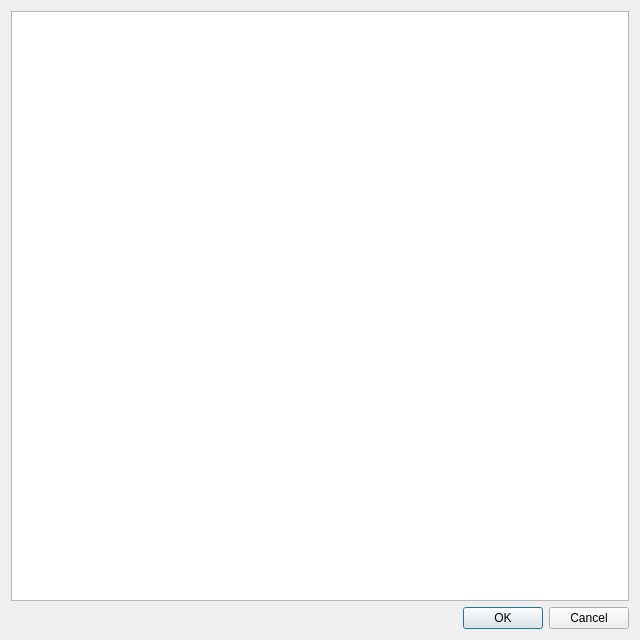
<?xml version="1.0" encoding="UTF-8"?>
<ui version="4.0">
 <class>noteView</class>
 <widget class="QWidget" name="noteView">
  <property name="geometry">
   <rect>
    <x>0</x>
    <y>0</y>
    <width>640</width>
    <height>640</height>
   </rect>
  </property>
  <property name="windowTitle">
   <string>Form</string>
  </property>
  <layout class="QGridLayout" name="gridLayout">
   <item row="1" column="0">
    <widget class="QTextEdit" name="editView">
     <property name="html">
      <string>&lt;!DOCTYPE HTML PUBLIC &quot;-//W3C//DTD HTML 4.0//EN&quot; &quot;http://www.w3.org/TR/REC-html40/strict.dtd&quot;&gt;
&lt;html&gt;&lt;head&gt;&lt;meta name=&quot;qrichtext&quot; content=&quot;1&quot; /&gt;&lt;meta charset=&quot;utf-8&quot; /&gt;&lt;style type=&quot;text/css&quot;&gt;
p, li { white-space: pre-wrap; }
hr { height: 1px; border-width: 0; }
li.unchecked::marker { content: &quot;\2610&quot;; }
li.checked::marker { content: &quot;\2612&quot;; }
&lt;/style&gt;&lt;/head&gt;&lt;body style=&quot; font-family:'HarmonyOS Sans SC'; font-size:11pt; font-weight:400; font-style:normal;&quot;&gt;
&lt;p style=&quot;-qt-paragraph-type:empty; margin-top:0px; margin-bottom:0px; margin-left:0px; margin-right:0px; -qt-block-indent:0; text-indent:0px;&quot;&gt;&lt;br /&gt;&lt;/p&gt;&lt;/body&gt;&lt;/html&gt;</string>
     </property>
    </widget>
   </item>
   <item row="2" column="0">
    <widget class="QDialogButtonBox" name="dialBtns">
     <property name="standardButtons">
      <set>QDialogButtonBox::StandardButton::Cancel|QDialogButtonBox::StandardButton::Ok</set>
     </property>
    </widget>
   </item>
  </layout>
 </widget>
 <resources/>
 <connections/>
</ui>
